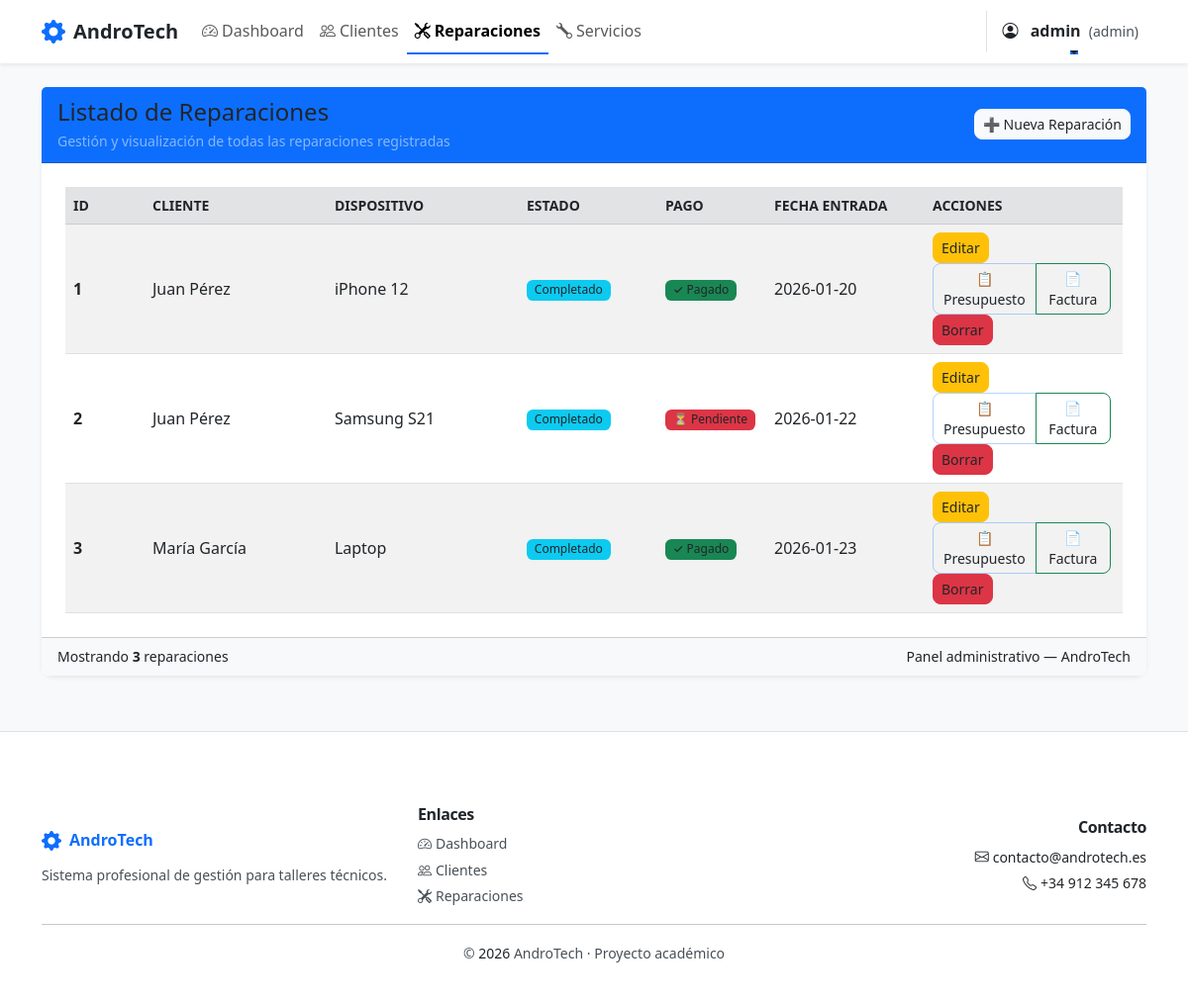
The page /reparaciones (signed in) on the database its author committed.
### tables this page shows
CREATE TABLE reparaciones (
    id INTEGER PRIMARY KEY AUTOINCREMENT,
    cliente_id INTEGER,
    dispositivo TEXT NOT NULL,
    descripcion TEXT,
    estado TEXT DEFAULT 'Pendiente',
    fecha_entrada TEXT,
    fecha_salida TEXT,
    precio REAL,
    tipo_documento TEXT DEFAULT 'presupuesto',
    estado_pago TEXT DEFAULT 'Pendiente',
    fecha_pago TEXT,
    metodo_pago TEXT,
    FOREIGN KEY (cliente_id) REFERENCES clientes(id)
);

CREATE TABLE clientes (
    id INTEGER PRIMARY KEY AUTOINCREMENT,
    nombre TEXT NOT NULL,
    telefono TEXT,
    email TEXT,
    direccion TEXT
);

### app.py (the view)
@app.route("/reparaciones")
@login_required
def reparaciones():
    conn = get_db()
    sql = """
    SELECT reparaciones.*, clientes.nombre AS cliente
    FROM reparaciones
    LEFT JOIN clientes ON clientes.id = reparaciones.cliente_id
    """
    datos = conn.execute(sql).fetchall()
    conn.close()
    return render_template("reparaciones.html", reparaciones=datos)

### app.py (called while the page is built)
def get_db():
    conn = sqlite3.connect("database/andro_tech.db")
    conn.row_factory = sqlite3.Row
    return conn

def login_required(f):
    @wraps(f)
    def decorated_function(*args, **kwargs):
        if 'usuario' not in session:
            flash('Debes iniciar sesión para acceder a esta página.', 'danger')
            return redirect(url_for('login'))
        return f(*args, **kwargs)
    return decorated_function

### templates/reparaciones.html (shortened to what this page needs)
{% extends "base.html" %}
{% block content %}
<div class="row justify-content-center py-4">
    <div class="col-12">
        <div class="card shadow-sm border-0">
            <div class="card-header bg-primary text-white d-flex align-items-center justify-content-between">
                <div>
                    <h4 class="mb-0">Listado de Reparaciones</h4>
                    <small class="text-white-50">Gestión y visualización de todas las reparaciones registradas</small>
                </div>
                <div class="text-end">
                    <a href="/reparaciones/nueva" class="btn btn-light btn-sm text-primary">➕ Nueva Reparación</a>
                </div>
            </div>
            <div class="card-body">
                <div class="table-responsive">
                    <table class="table table-striped table-hover align-middle mb-0">
                        <thead class="table-secondary text-secondary small text-uppercase">
                        <tr>
                            <th scope="col" style="width:80px;">ID</th>
                            <th scope="col">Cliente</th>
                            <th scope="col">Dispositivo</th>
                            <th scope="col" style="width:140px;">Estado</th>
                            <th scope="col" style="width:110px;">Pago</th>
                            <th scope="col" style="width:160px;">Fecha entrada</th>
                            <th scope="col" style="width:200px;">Acciones</th>
                        </tr>
                        </thead>
                        <tbody>
                        {% for r in reparaciones %}
                        <tr>
                            <td class="fw-semibold">{{ r.id }}</td>
                            <td>{{ r.cliente }}</td>
                            <td>{{ r.dispositivo }}</td>
                            <td>
                                <span class="badge bg-info text-dark">{{ r.estado }}</span>
                            </td>
                            <td>
                                {% if r.estado_pago == 'Pagado' %}
                                    <span class="badge bg-success">✓ Pagado</span>
                                {% else %}
                                    <span class="badge bg-danger">⏳ Pendiente</span>
                                {% endif %}
                            </td>
                            <td>{{ r.fecha_entrada }}</td>
                            <td>
                                <a href="/reparaciones/editar/{{ r.id }}" class="btn btn-warning btn-sm me-1">Editar</a>
                                <div class="btn-group btn-group-sm me-1" role="group">
                                    <a href="/reparaciones/pdf/{{ r.id }}?tipo=presupuesto" class="btn btn-outline-primary" target="_blank" title="Descargar presupuesto">📋 Presupuesto</a>
                                    <a href="/reparaciones/pdf/{{ r.id }}?tipo=factura" class="btn btn-outline-success" target="_blank" title="Descargar factura">📄 Factura</a>
                                </div>
                                {% if session.rol == 'admin' %}
                                <a href="/reparaciones/borrar/{{ r.id }}" class="btn btn-danger btn-sm"
                                   onclick="return confirm('¿Seguro que deseas borrar esta reparación?');">Borrar</a>
                                {% endif %}
                            </td>
                        </tr>
                        {% endfor %}
                        </tbody>
                    </table>
                </div>
            </div>
            <div class="card-footer bg-light small text-muted d-flex justify-content-between align-items-center">
                <div>Mostrando <strong>{{ reparaciones|length }}</strong> reparaciones</div>
                <div>Panel administrativo — AndroTech</div>
            </div>
        </div>
    </div>
</div>
{% endblock %}

### static/css/style.css (style rules this page uses)
:root { --primary: #0d6efd; --primary-600: #0b5ed7; --success: #198754; --muted: #6c757d; --bg-light: #f8f9fa; --surface: #ffffff; --soft-shadow: rgba(33,37,41,0.08); --deep-shadow: rgba(33,37,41,0.15); --text-dark: #212529; --text-secondary: #495057; --radius: 0.75rem; --kpi-gradient: linear-gradient(135deg, rgba(13,110,253,0.04), rgba(25,135,84,0.02)); --transition-smooth: 0.3s ease; --transition-fast: 0.2s ease; --line-height-base: 1.6; --font-size-base: 1rem; --font-size-lg: 1.125rem; --font-size-sm: 0.875rem; --font-size-xs: 0.75rem; }
body { background-color: var(--bg-light); color: var(--text-dark); line-height: var(--line-height-base); font-size: var(--font-size-base); -webkit-font-smoothing: antialiased; -moz-osx-font-smoothing: grayscale; }
.card { border-radius: var(--radius); border: none; transition: var(--transition-smooth); }
.card.shadow-sm { box-shadow: 0 4px 12px var(--soft-shadow); }
.btn { transition: box-shadow var(--transition-fast), transform var(--transition-fast), filter var(--transition-fast); border-radius: 0.5rem; font-weight: 500; line-height: 1.5; }
.table thead.table-secondary { background: rgba(0,0,0,0.02); }
h4, h5, h6 { font-weight: 500; line-height: 1.4; }
.text-muted, .lead { color: var(--text-secondary) !important; font-weight: 400; }
.card-body { padding: 1.5rem; }
.btn-outline-primary { border-color: rgba(13,110,253,0.3); color: var(--primary); }
.badge { font-weight: 500; border-radius: 0.4rem; padding: 0.35em 0.65em; }
.table { line-height: 1.5; }
.table th { font-weight: 600; color: var(--text-dark); }
.table td { vertical-align: middle; }
.py-4 { padding-top: 1.5rem !important; padding-bottom: 1.5rem !important; }
.btn { position: relative; overflow: hidden; transition: all var(--transition-smooth); }
.btn::before { content: ''; position: absolute; top: 50%; left: 50%; width: 0; height: 0; background: rgba(255, 255, 255, 0.2); border-radius: 50%; transform: translate(-50%, -50%); transition: width 0.3s ease, height 0.3s ease; }
.card { transition: all var(--transition-smooth); cursor: pointer; }
.card-body { transition: padding var(--transition-fast); }
.table-hover tbody tr { transition: all var(--transition-fast); }
.badge { transition: all var(--transition-fast); cursor: default; }
body, .container, .card, h1, h2, h3, h4, h5, h6, p, span, div, .card-body, .navbar, .btn { color: #212529 !important; }
.text-muted, .lead { color: #495057 !important; }
.bg-light { background-color: #f8f9fa !important; }

### rows shown on the page
reparaciones: id "1", cliente "Juan Pérez", dispositivo "iPhone 12", estado "Completado", estado_pago "✓ Pagado", fecha_entrada "2026-01-20"
reparaciones: id "2", cliente "Juan Pérez", dispositivo "Samsung S21", estado "Completado", estado_pago "⏳ Pendiente", fecha_entrada "2026-01-22"
reparaciones: id "3", cliente "María García", dispositivo "Laptop", estado "Completado", estado_pago "✓ Pagado", fecha_entrada "2026-01-23"

### other values the page prints
{{ session.usuario }} "admin"
{{ session.rol }} "admin"
{{ reparaciones|length }} "3"
